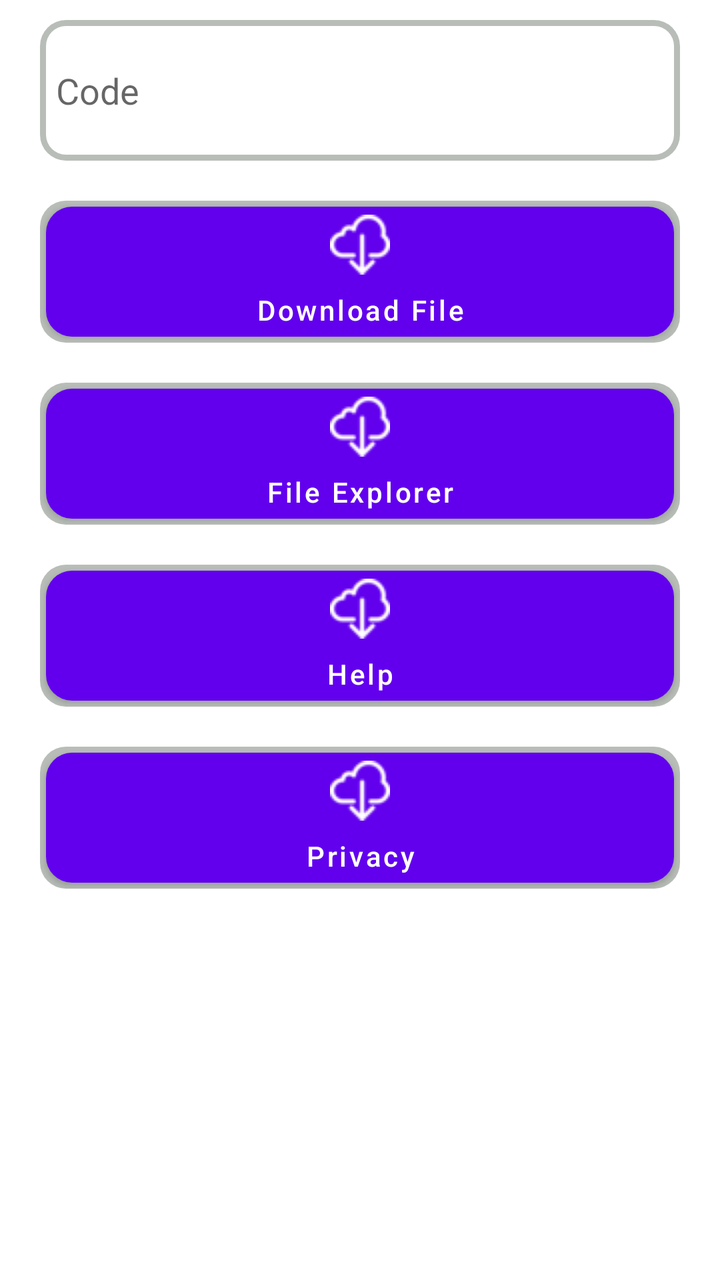
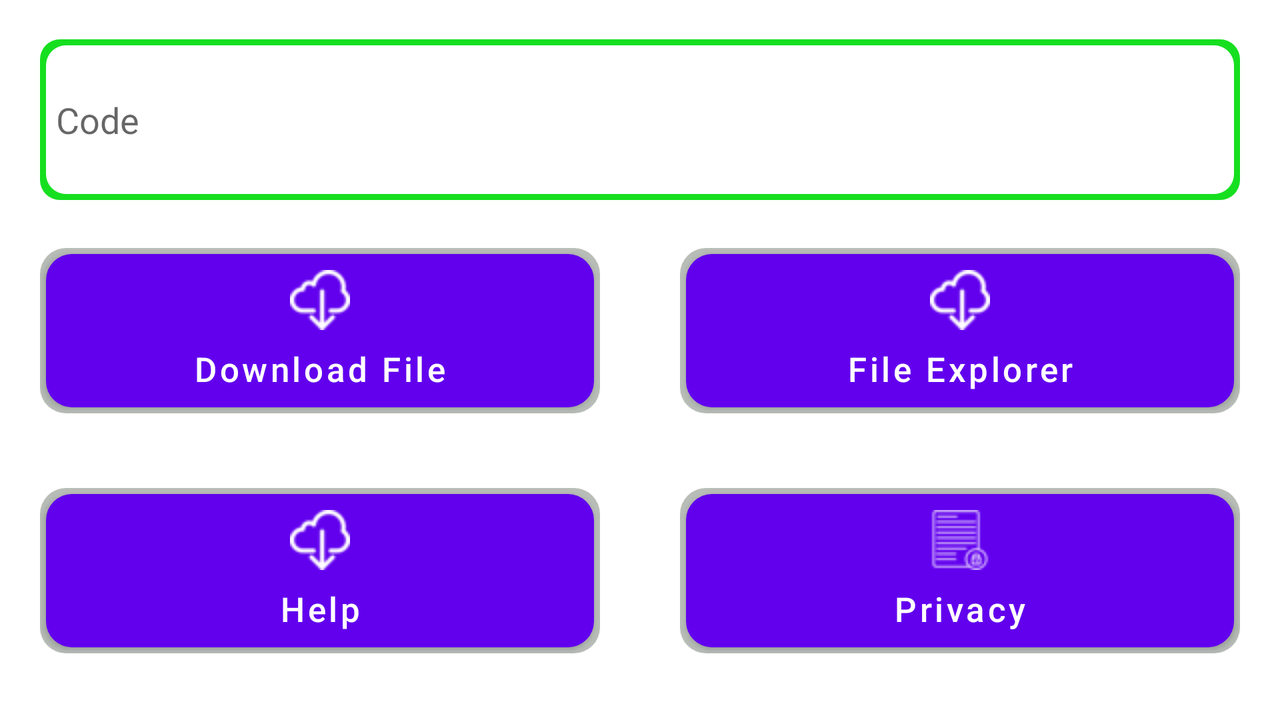

Two renders of one Android screen. The first uses the default layout on a phone; the second uses the alternative layout the repository ships for a different screen configuration, on a matching device. The two XML files are below.
<!-- AndroidManifest.xml: application theme Theme.TvDownload -->
<!-- res/layout/activity_main.xml -->
<?xml version="1.0" encoding="utf-8"?>
<androidx.drawerlayout.widget.DrawerLayout
    xmlns:android="http://schemas.android.com/apk/res/android"
    xmlns:app="http://schemas.android.com/apk/res-auto"
    xmlns:tools="http://schemas.android.com/tools"
    android:layout_width="match_parent"
    android:layout_height="match_parent"
    android:orientation="vertical"
    android:id="@+id/my_drawer_layout"
    tools:context=".MainActivity">

    <LinearLayout
        android:layout_width="match_parent"
        android:layout_height="match_parent"
        android:orientation="vertical">


    <ScrollView
        android:layout_width="match_parent"
        android:layout_height="match_parent">

        <LinearLayout
            android:layout_width="match_parent"
            android:layout_height="match_parent"
            android:orientation="vertical">


            <RelativeLayout
                android:id="@+id/relcode"
                android:layout_width="match_parent"
                android:layout_height="wrap_content"
                android:layout_marginVertical="@dimen/margin10"
                android:layout_marginHorizontal="@dimen/margin20"
                android:background="@drawable/rounded_edittextg">
                      <EditText
                        android:id="@+id/edtcode"
                        android:layout_width="match_parent"
                        android:layout_height="wrap_content"
                        android:layout_margin="@dimen/margin3"
                        android:paddingHorizontal="@dimen/margin5"
                        android:paddingVertical="@dimen/margin20"
                        android:maxLength="6"
                        android:background="@drawable/rounded_edittext"
                        android:hint="Code" />
            </RelativeLayout>


            <RelativeLayout
                android:id="@+id/reldownload"
                android:layout_width="match_parent"
                android:layout_height="wrap_content"
                android:layout_marginVertical="@dimen/margin10"
                android:layout_marginHorizontal="@dimen/margin20"
                android:background="@drawable/rounded_edittextg">
                <Button
                    android:id="@+id/btndownload"
                    android:layout_width="match_parent"
                    android:layout_height="wrap_content"
                    android:layout_margin="@dimen/margin3"
                    android:layout_marginStart="@dimen/margin5"
                    android:layout_marginTop="@dimen/margin5"
                    android:layout_marginEnd="@dimen/margin5"
                    android:layout_marginBottom="@dimen/margin5"
                    android:background="@drawable/rounded_edittextb"
                    android:drawableTop="@drawable/downloadcl"
                    android:drawablePadding="@dimen/margin0"
                    android:insetTop="@dimen/margin0"
                    android:insetBottom="@dimen/margin0"
                    android:minWidth="@dimen/margin0"
                    android:minHeight="@dimen/margin0"
                    android:text="Download File"
                    android:textAllCaps="false" />
            </RelativeLayout>

            <RelativeLayout
                android:id="@+id/relfileexplorer"
                android:layout_width="match_parent"
                android:layout_height="wrap_content"
                android:layout_marginVertical="@dimen/margin10"
                android:layout_marginHorizontal="@dimen/margin20"
                android:background="@drawable/rounded_edittextg">
                <Button
                    android:id="@+id/btnfileexplorer"
                    android:layout_width="match_parent"
                    android:layout_height="wrap_content"
                    android:textAllCaps="false"
                    android:drawablePadding="@dimen/margin0"
                    android:minHeight="@dimen/margin0"
                    android:minWidth="@dimen/margin0"
                    android:insetTop="@dimen/margin0"
                    android:insetBottom="@dimen/margin0"
                    android:background="@drawable/rounded_edittextb"
                    android:layout_margin="@dimen/margin3"
                    android:drawableTop="@drawable/downloadcl"
                    android:text="File Explorer"/>
            </RelativeLayout>

            <RelativeLayout
                android:visibility="gone"
                android:id="@+id/relcategory"
                android:layout_width="match_parent"
                android:layout_height="wrap_content"
                android:layout_marginVertical="@dimen/margin10"
                android:layout_marginHorizontal="@dimen/margin20"
                android:background="@drawable/rounded_edittextg">
                <Button
                    android:id="@+id/btncategory"
                    android:layout_width="match_parent"
                    android:layout_height="wrap_content"
                    android:layout_marginStart="@dimen/margin3"
                    android:layout_marginTop="@dimen/margin3"
                    android:layout_marginEnd="@dimen/margin3"
                    android:layout_marginBottom="@dimen/margin3"
                    android:background="@drawable/rounded_edittextb"
                    android:drawableTop="@drawable/downloadcl"
                    android:drawablePadding="@dimen/margin0"
                    android:insetTop="@dimen/margin0"
                    android:insetBottom="@dimen/margin0"
                    android:minWidth="@dimen/margin0"
                    android:minHeight="@dimen/margin0"
                    android:text="Category"
                    android:textAllCaps="false" />
            </RelativeLayout>

            <RelativeLayout
                android:id="@+id/relhelp"
                android:layout_width="match_parent"
                android:layout_height="wrap_content"
                android:layout_marginVertical="@dimen/margin10"
                android:layout_marginHorizontal="@dimen/margin20"
                android:background="@drawable/rounded_edittextg">
                <Button
                    android:id="@+id/btnhelp"
                    android:layout_width="match_parent"
                    android:layout_height="wrap_content"
                    android:textAllCaps="false"
                    android:minHeight="@dimen/margin0"
                    android:minWidth="@dimen/margin0"
                    android:insetTop="@dimen/margin0"
                    android:insetBottom="@dimen/margin0"
                    android:drawablePadding="@dimen/margin0"
                    android:background="@drawable/rounded_edittextb"
                    android:layout_margin="@dimen/margin3"
                    android:drawableTop="@drawable/downloadcl"
                    android:text="Help"/>
            </RelativeLayout>

            <RelativeLayout
                android:id="@+id/relprivacy"
                android:layout_width="match_parent"
                android:layout_height="wrap_content"
                android:layout_marginVertical="@dimen/margin10"
                android:layout_marginHorizontal="@dimen/margin20"
                android:background="@drawable/rounded_edittextg">
                <Button
                    android:id="@+id/btnprivacy"
                    android:layout_width="match_parent"
                    android:layout_height="wrap_content"
                    android:textAllCaps="false"
                    android:minHeight="@dimen/margin0"
                    android:minWidth="@dimen/margin0"
                    android:insetTop="@dimen/margin0"
                    android:insetBottom="@dimen/margin0"
                    android:drawablePadding="@dimen/margin0"
                    android:background="@drawable/rounded_edittextb"
                    android:layout_margin="@dimen/margin3"
                    android:drawableTop="@drawable/downloadcl"
                    android:text="Privacy"/>
            </RelativeLayout>



        </LinearLayout>
    </ScrollView>


    </LinearLayout>

    <com.google.android.material.navigation.NavigationView
        android:layout_width="wrap_content"
        android:layout_height="match_parent"
        android:layout_gravity="start"
        android:id="@+id/nav_menu"
        app:headerLayout="@layout/header"
        app:menu="@menu/menu" />

</androidx.drawerlayout.widget.DrawerLayout>
<!-- res/layout/header.xml (included above) -->
<?xml version="1.0" encoding="utf-8"?>
<RelativeLayout
    xmlns:android="http://schemas.android.com/apk/res/android"
    android:layout_width="match_parent"
    android:layout_height="150dp">

    <ImageView
        android:layout_width="120dp"
        android:layout_height="120dp"
        android:layout_centerInParent="true"
        android:src="@drawable/ic_launcher_foreground"/>


</RelativeLayout>
<!-- resources referenced by this layout -->
<resources>
  <dimen name="margin0">0dp</dimen>
  <dimen name="margin10">10dp</dimen>
  <dimen name="margin20">20dp</dimen>
  <dimen name="margin3">3dp</dimen>
  <dimen name="margin5">5dp</dimen>
  <!-- drawable downloadcl: png bitmap (drawable, 988 bytes) -->
  <!-- drawable rounded_edittext (drawable-v24) -->
  <?xml version="1.0" encoding="utf-8"?>
  <shape xmlns:android="http://schemas.android.com/apk/res/android"
      android:shape="rectangle" android:padding="15dp">
  
      <solid android:color="#FFFFFF" />
      <corners
          android:bottomRightRadius="10dp"
          android:bottomLeftRadius="10dp"
          android:topLeftRadius="10dp"
          android:topRightRadius="10dp" />
      <stroke android:width="0dip" android:color="@color/black" />
  </shape>
  <!-- drawable rounded_edittextb (drawable-v24) -->
  <?xml version="1.0" encoding="utf-8"?>
  <shape xmlns:android="http://schemas.android.com/apk/res/android"
      android:shape="rectangle" android:padding="15dp">
  
      <solid android:color="@color/blue" />
      <corners
          android:bottomRightRadius="13dp"
          android:bottomLeftRadius="13dp"
          android:topLeftRadius="13dp"
          android:topRightRadius="13dp" />
      <stroke android:width="0dip" android:color="@color/black" />
  </shape>
  <!-- drawable rounded_edittextg (drawable-v24) -->
  <?xml version="1.0" encoding="utf-8"?>
  <shape xmlns:android="http://schemas.android.com/apk/res/android"
      android:shape="rectangle" android:padding="15dp">
  
      <solid android:color="@color/gray" />
      <corners
          android:bottomRightRadius="13dp"
          android:bottomLeftRadius="13dp"
          android:topLeftRadius="13dp"
          android:topRightRadius="13dp" />
      <stroke android:width="0dip" android:color="@color/black" />
  </shape>
  <style name="Theme.TvDownload" parent="Theme.MaterialComponents.DayNight.DarkActionBar">
          
          <item name="colorPrimary">@color/purple_500</item>
          <item name="colorPrimaryVariant">@color/purple_700</item>
          <item name="colorOnPrimary">@color/white</item>
          
          <item name="colorSecondary">@color/teal_200</item>
          <item name="colorSecondaryVariant">@color/teal_700</item>
          <item name="colorOnSecondary">@color/black</item>
          
          <item name="android:statusBarColor">?attr/colorPrimaryVariant</item>
          
      </style>
  <color name="black">#FF000000</color>
  <color name="blue">#1660DF</color>
  <color name="gray">#B8BDB8</color>
  <color name="purple_500">#FF6200EE</color>
  <color name="purple_700">#FF3700B3</color>
  <color name="white">#FFFFFFFF</color>
  <color name="teal_200">#FF03DAC5</color>
  <color name="teal_700">#FF018786</color>
</resources>
<!-- res/layout-land/activity_main.xml (the repository's variant of the layout above) -->
<!-- drawn on the phone turned sideways -->
<?xml version="1.0" encoding="utf-8"?>
<androidx.drawerlayout.widget.DrawerLayout
    xmlns:android="http://schemas.android.com/apk/res/android"
    xmlns:app="http://schemas.android.com/apk/res-auto"
    android:layout_width="match_parent"
    android:layout_height="match_parent"
    android:id="@+id/my_drawer_layout"
    android:orientation="vertical">

    <LinearLayout
        android:layout_width="match_parent"
        android:layout_height="match_parent"
        android:orientation="vertical">


    <LinearLayout
        android:layout_width="match_parent"
        android:layout_height="match_parent"
        android:orientation="horizontal"
        android:layout_weight="1">

        <RelativeLayout
            android:id="@+id/relcode"
            android:layout_width="match_parent"
            android:layout_height="wrap_content"
            android:layout_gravity="center_vertical"
            android:layout_marginVertical="@dimen/margin1"
            android:layout_marginHorizontal="@dimen/margin20"
            android:background="@drawable/rounded_edittextgreen">
            <EditText
                android:id="@+id/edtcode"
                android:layout_width="match_parent"
                android:layout_height="wrap_content"
                android:layout_margin="@dimen/margin3"
                android:paddingHorizontal="@dimen/margin5"
                android:paddingVertical="@dimen/margin25"
                android:maxLength="6"
                android:textColor="@color/black"
                android:background="@drawable/rounded_edittext"
                android:hint="Code" />
        </RelativeLayout>

    </LinearLayout>

    <LinearLayout
        android:layout_width="match_parent"
        android:layout_height="match_parent"
        android:layout_weight="1"
        android:orientation="horizontal">

        <RelativeLayout
            android:id="@+id/reldownload"
            android:layout_width="match_parent"
            android:layout_height="wrap_content"
            android:layout_weight="1"
            android:layout_marginVertical="@dimen/margin4"
            android:layout_marginHorizontal="@dimen/margin20"
            android:background="@drawable/rounded_edittextg">

            <Button
                android:id="@+id/btndownload"
                android:layout_width="match_parent"
                android:layout_height="wrap_content"
                android:layout_marginStart="@dimen/margin3"
                android:layout_marginLeft="@dimen/margin3"
                android:layout_marginTop="@dimen/margin3"
                android:layout_marginEnd="@dimen/margin3"
                android:layout_marginRight="@dimen/margin3"
                android:layout_marginBottom="@dimen/margin3"
                android:background="@drawable/rounded_edittextb"
                android:drawableTop="@drawable/downloadcl"
                android:drawablePadding="@dimen/margin5"
                android:insetTop="@dimen/margin0"
                android:insetBottom="@dimen/margin0"
                android:padding="@dimen/margin8"
                android:text="Download File"
                android:textAllCaps="false"
                android:textSize="17sp" />
        </RelativeLayout>

        <RelativeLayout
            android:id="@+id/relfileexplorer"
            android:layout_width="match_parent"
            android:layout_height="wrap_content"
            android:layout_weight="1"
            android:layout_marginVertical="@dimen/margin4"
            android:layout_marginHorizontal="@dimen/margin20"
            android:background="@drawable/rounded_edittextg">

            <Button
                android:id="@+id/btnfileexplorer"
                android:layout_width="match_parent"
                android:layout_height="wrap_content"
                android:layout_marginStart="@dimen/margin3"
                android:layout_marginLeft="@dimen/margin3"
                android:layout_marginTop="@dimen/margin3"
                android:layout_marginEnd="@dimen/margin3"
                android:layout_marginRight="@dimen/margin3"
                android:layout_marginBottom="@dimen/margin3"
                android:background="@drawable/rounded_edittextb"
                android:drawableTop="@drawable/downloadcl"
                android:drawablePadding="@dimen/margin5"
                android:insetTop="@dimen/margin0"
                android:insetBottom="@dimen/margin0"
                android:padding="@dimen/margin8"
                android:text="File Explorer"
                android:textAllCaps="false"
                android:textSize="17sp" />
        </RelativeLayout>

    </LinearLayout>

    <LinearLayout
        android:layout_width="match_parent"
        android:layout_height="match_parent"
        android:layout_weight="1"
        android:orientation="horizontal">

        <RelativeLayout
            android:id="@+id/relhelp"
            android:layout_width="match_parent"
            android:layout_height="wrap_content"
            android:layout_weight="1"
            android:layout_marginVertical="@dimen/margin4"
            android:layout_marginHorizontal="@dimen/margin20"
            android:background="@drawable/rounded_edittextg">

            <Button
                android:id="@+id/btnhelp"
                android:layout_width="match_parent"
                android:layout_height="wrap_content"
                android:layout_marginStart="@dimen/margin3"
                android:layout_marginLeft="@dimen/margin3"
                android:layout_marginTop="@dimen/margin3"
                android:layout_marginEnd="@dimen/margin3"
                android:layout_marginRight="@dimen/margin3"
                android:layout_marginBottom="@dimen/margin3"
                android:background="@drawable/rounded_edittextb"
                android:drawableTop="@drawable/downloadcl"
                android:drawablePadding="@dimen/margin5"
                android:insetTop="@dimen/margin0"
                android:insetBottom="@dimen/margin0"
                android:padding="@dimen/margin8"
                android:text="Help"
                android:textAllCaps="false"
                android:textSize="17sp" />
        </RelativeLayout>

        <RelativeLayout
            android:id="@+id/relprivacy"
            android:layout_width="match_parent"
            android:layout_height="wrap_content"
            android:layout_weight="1"
            android:layout_marginVertical="@dimen/margin4"
            android:layout_marginHorizontal="@dimen/margin20"
            android:background="@drawable/rounded_edittextg">

            <Button
                android:id="@+id/btnprivacy"
                android:layout_width="match_parent"
                android:layout_height="wrap_content"
                android:layout_marginStart="@dimen/margin3"
                android:layout_marginLeft="@dimen/margin3"
                android:layout_marginTop="@dimen/margin3"
                android:layout_marginEnd="@dimen/margin3"
                android:layout_marginRight="@dimen/margin3"
                android:layout_marginBottom="@dimen/margin3"
                android:background="@drawable/rounded_edittextb"
                android:drawableTop="@drawable/privacypolicyw"
                android:drawablePadding="@dimen/margin5"
                android:insetTop="@dimen/margin0"
                android:insetBottom="@dimen/margin0"
                android:padding="@dimen/margin8"
                android:text="Privacy"
                android:textAllCaps="false"
                android:textSize="17sp" />
        </RelativeLayout>

    </LinearLayout>


    </LinearLayout>

    <com.google.android.material.navigation.NavigationView
        android:layout_width="wrap_content"
        android:layout_height="match_parent"
        android:layout_gravity="start"
        android:id="@+id/nav_menu"
        app:headerLayout="@layout/header"
        app:menu="@menu/menu" />

</androidx.drawerlayout.widget.DrawerLayout>
<!-- resources referenced by the variant -->
<!-- as the phone turned sideways resolves them -->
<resources>
  <color name="black">#FF000000</color>
  <dimen name="margin0">0dp</dimen>
  <!-- from res/values-land/ -->
  <dimen name="margin1">1dp</dimen>
  <!-- from res/values-land/ -->
  <dimen name="margin20">20dp</dimen>
  <!-- from res/values-land/ -->
  <dimen name="margin25">25dp</dimen>
  <!-- from res/values-land/ -->
  <dimen name="margin3">3dp</dimen>
  <!-- from res/values-land/ -->
  <dimen name="margin4">4dp</dimen>
  <!-- from res/values-land/ -->
  <dimen name="margin5">5dp</dimen>
  <!-- from res/values-land/ -->
  <dimen name="margin8">8dp</dimen>
  <!-- drawable downloadcl: png bitmap (drawable, 988 bytes) -->
  <!-- drawable privacypolicyw: png bitmap (drawable, 884 bytes) -->
  <!-- drawable rounded_edittext (drawable-v24) -->
  <?xml version="1.0" encoding="utf-8"?>
  <shape xmlns:android="http://schemas.android.com/apk/res/android"
      android:shape="rectangle" android:padding="15dp">
  
      <solid android:color="#FFFFFF" />
      <corners
          android:bottomRightRadius="10dp"
          android:bottomLeftRadius="10dp"
          android:topLeftRadius="10dp"
          android:topRightRadius="10dp" />
      <stroke android:width="0dip" android:color="@color/black" />
  </shape>
  <!-- drawable rounded_edittextb (drawable-v24) -->
  <?xml version="1.0" encoding="utf-8"?>
  <shape xmlns:android="http://schemas.android.com/apk/res/android"
      android:shape="rectangle" android:padding="15dp">
  
      <solid android:color="@color/blue" />
      <corners
          android:bottomRightRadius="13dp"
          android:bottomLeftRadius="13dp"
          android:topLeftRadius="13dp"
          android:topRightRadius="13dp" />
      <stroke android:width="0dip" android:color="@color/black" />
  </shape>
  <!-- drawable rounded_edittextg (drawable-v24) -->
  <?xml version="1.0" encoding="utf-8"?>
  <shape xmlns:android="http://schemas.android.com/apk/res/android"
      android:shape="rectangle" android:padding="15dp">
  
      <solid android:color="@color/gray" />
      <corners
          android:bottomRightRadius="13dp"
          android:bottomLeftRadius="13dp"
          android:topLeftRadius="13dp"
          android:topRightRadius="13dp" />
      <stroke android:width="0dip" android:color="@color/black" />
  </shape>
  <!-- drawable rounded_edittextgreen (drawable-v24) -->
  <?xml version="1.0" encoding="utf-8"?>
  <shape xmlns:android="http://schemas.android.com/apk/res/android"
      android:shape="rectangle" android:padding="15dp">
  
      <solid android:color="@color/green" />
      <corners
          android:bottomRightRadius="10dp"
          android:bottomLeftRadius="10dp"
          android:topLeftRadius="10dp"
          android:topRightRadius="10dp" />
      <stroke android:width="0dip" android:color="@color/black" />
  </shape>
  <style name="Theme.TvDownload" parent="Theme.MaterialComponents.DayNight.DarkActionBar">
          
          <item name="colorPrimary">@color/purple_500</item>
          <item name="colorPrimaryVariant">@color/purple_700</item>
          <item name="colorOnPrimary">@color/white</item>
          
          <item name="colorSecondary">@color/teal_200</item>
          <item name="colorSecondaryVariant">@color/teal_700</item>
          <item name="colorOnSecondary">@color/black</item>
          
          <item name="android:statusBarColor">?attr/colorPrimaryVariant</item>
          
      </style>
  <color name="blue">#1660DF</color>
  <color name="gray">#B8BDB8</color>
  <color name="green">#16DF20</color>
  <color name="purple_500">#FF6200EE</color>
  <color name="purple_700">#FF3700B3</color>
  <color name="white">#FFFFFFFF</color>
  <color name="teal_200">#FF03DAC5</color>
  <color name="teal_700">#FF018786</color>
</resources>
